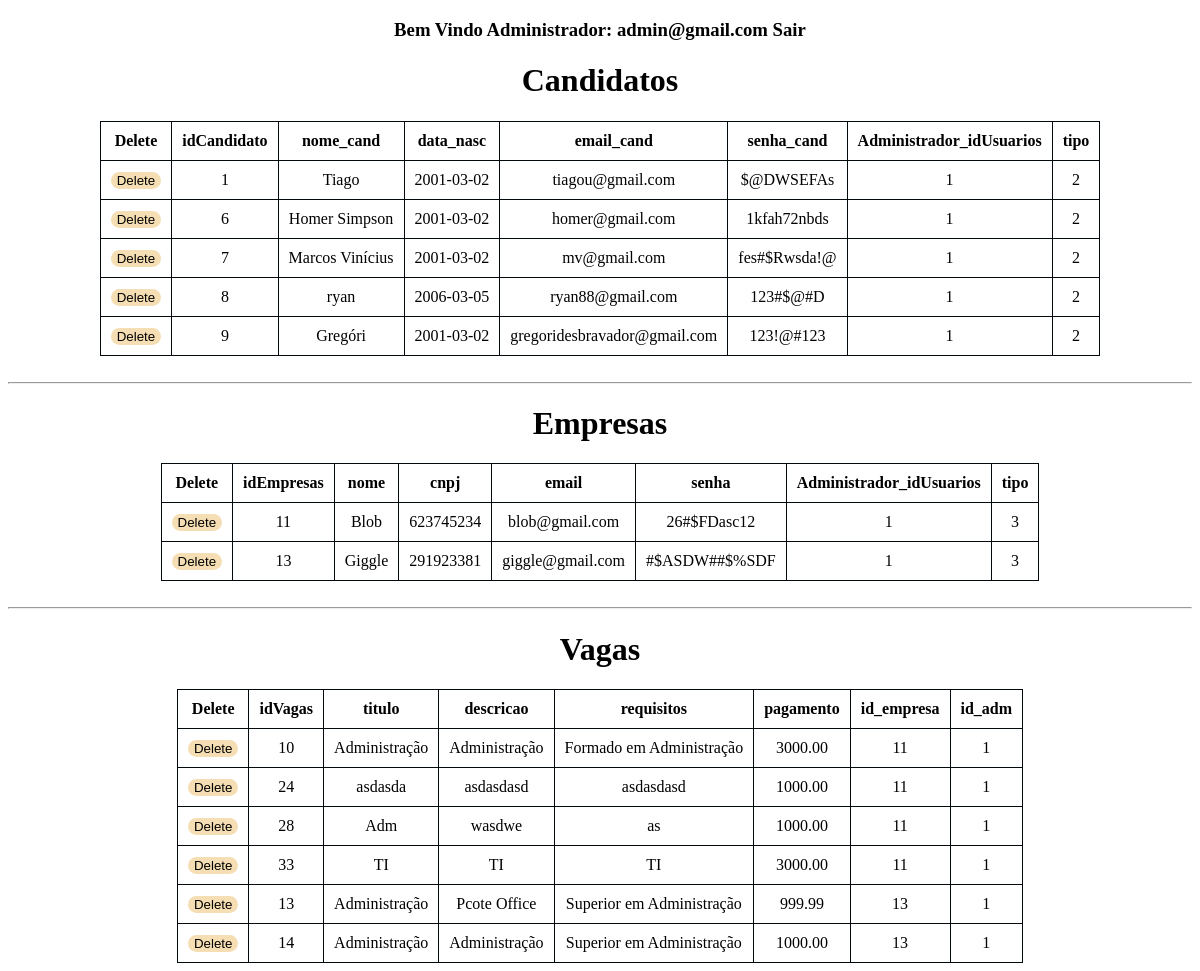
/login_cadastro/Adm/adm.php?email=admin@gmail.com&senha=123asd!*&sm=1&id=1 (signed in), run on the app's committed database.
### tables this page shows
CREATE TABLE `candidato` (
  `idCandidato` int(11) NOT NULL AUTO_INCREMENT,
  `nome_cand` varchar(45) NOT NULL,
  `data_nasc` date NOT NULL,
  `email_cand` varchar(45) NOT NULL,
  `senha_cand` varchar(45) NOT NULL,
  `Administrador_idUsuarios` int(11) DEFAULT NULL,
  `tipo` int(1) NOT NULL,
  PRIMARY KEY (`idCandidato`),
  KEY `fk_Candidato_Administrador1_idx` (`Administrador_idUsuarios`),
  CONSTRAINT `fk_adm` FOREIGN KEY (`Administrador_idUsuarios`) REFERENCES `administrador` (`idUsuarios`) ON DELETE SET NULL ON UPDATE CASCADE
);

CREATE TABLE `empresas` (
  `idEmpresas` int(11) NOT NULL AUTO_INCREMENT,
  `nome` varchar(45) NOT NULL,
  `cnpj` int(11) NOT NULL,
  `email` varchar(45) NOT NULL,
  `senha` varchar(45) NOT NULL,
  `Administrador_idUsuarios` int(11) DEFAULT NULL,
  `tipo` int(1) NOT NULL,
  PRIMARY KEY (`idEmpresas`),
  UNIQUE KEY `cnpj_UNIQUE` (`cnpj`),
  UNIQUE KEY `email_UNIQUE` (`email`),
  KEY `fk_Empresas_Administrador1_idx` (`Administrador_idUsuarios`),
  CONSTRAINT `fk_adm1` FOREIGN KEY (`Administrador_idUsuarios`) REFERENCES `administrador` (`idUsuarios`) ON DELETE SET NULL ON UPDATE CASCADE
);

CREATE TABLE `vagas` (
  `idVagas` int(11) NOT NULL AUTO_INCREMENT,
  `area` varchar(50) NOT NULL,
  `titulo` varchar(80) NOT NULL,
  `tipo_vaga` varchar(45) NOT NULL,
  `descricao` varchar(300) NOT NULL,
  `requisitos` varchar(45) NOT NULL,
  `requisitos2` varchar(45) DEFAULT NULL,
  `requisitos3` varchar(45) DEFAULT NULL,
  `requisitos4` varchar(45) DEFAULT NULL,
  `requisitos5` varchar(45) DEFAULT NULL,
  `pagamento` decimal(8,2) NOT NULL,
  `id_empresa` int(11) DEFAULT NULL,
  `id_adm` int(11) DEFAULT NULL,
  PRIMARY KEY (`idVagas`),
  KEY `id_empresa_idx` (`id_empresa`),
  KEY `fk_adm2_idx` (`id_adm`),
  CONSTRAINT `fk_adm2` FOREIGN KEY (`id_adm`) REFERENCES `administrador` (`idUsuarios`) ON DELETE SET NULL ON UPDATE CASCADE,
  CONSTRAINT `id_empresa` FOREIGN KEY (`id_empresa`) REFERENCES `empresas` (`idEmpresas`) ON DELETE SET NULL ON UPDATE CASCADE
);

### login_cadastro/Adm/adm.php (the view, shortened to what this page needs)
<?php
    if(urldecode($_GET['email']) && urldecode($_GET['senha']) && urldecode($_GET['sm']) && urldecode($_GET['id'])){
        class Adm{
            public function __construct($email, $senha, $sm, $id){
                $this->email = $email;
                $this->senha = $senha;
                $this->sm = $sm;
                $this->id = $id;
            }
        }
    $adm = new Adm(urlencode($_GET['email']), urlencode($_GET['senha']), urlencode($_GET['sm']), urlencode($_GET['id']));
    }
    elseif(!$_GET['email'] && !$_GET['senha'] && !$_GET['sm'] && !$_GET['id']){
        header('location: ../login/protection.php');
    }
?>
<!DOCTYPE html>
<html lang="pt-br">
<head>
</head>
<body>
    <header>
        <center>
            <h3><?php echo "Bem Vindo Administrador: {$_GET['email']} "; ?><a class="logoff"
                    href="
                    <?="../login/logoff.php?email={$_GET['email']}&senha={$_GET['senha']}&sm={$_GET['sm']}&id={$_GET['id']}"?>">Sair</a>
            </h3>
        </center>
    </header>
    <h1 style="text-align: center">Candidatos</h1>
    <table class="tabela" align="center">
        <thead>
            <th>Delete</th>
            <th>idCandidato</th>
            <th>nome_cand</th>
            <th>data_nasc</th>
            <th>email_cand</th>
            <th>senha_cand</th>
            <th>Administrador_idUsuarios</th>
            <th>tipo</th>
        </thead>
        <?php include "../configs/config.php";
        $query = "SELECT * FROM candidato WHERE tipo = 2";
        $stmt = $conexao1->query($query);
        foreach($stmt as $st): ?>
        <tbody>
            <td><button
                    onclick="return confirm('Deseja realmennte excluir?');"><?="<a href='deletar.php?idCandidato={$st['idCandidato']}&email={$adm->email}&senha={$adm->senha}&sm={$adm->sm}&id={$adm->id}'>Delete</a>"?></button>
            </td>
            <td><?= $st['idCandidato'] ?></td>
            <td><?= $st['nome_cand'] ?></td>
            <td><?= $st['data_nasc'] ?></td>
            <td><?= $st['email_cand'] ?></td>
            <td><?= $st['senha_cand'] ?></td>
            <td><?= $st['Administrador_idUsuarios'] ?></td>
            <td><?= $st['tipo'] ?></td>
            <?php endforeach; ?>
        </tbody>
    </table>
    <br>
    <hr>
    <h1 style="text-align: center">Empresas</h1>
    <table class="tabela" align="center">
        <thead>
            <th>Delete</th>
            <th>idEmpresas</th>
            <th>nome</th>
            <th>cnpj</th>
            <th>email</th>
            <th>senha</th>
            <th>Administrador_idUsuarios</th>
            <th>tipo</th>
        </thead>
        <?php include "../configs/config.php";
        $query1 = "SELECT * FROM empresas WHERE tipo = 3";
        $stmt1 = $conexao1->query($query1);
        foreach($stmt1 as $st1): ?>
        <tbody>
            <td><button
                    onclick="return confirm('Deseja realmennte excluir?');"><?="<a href='deletar1.php?idEmpresas={$st1['idEmpresas']}&email={$adm->email}&senha={$adm->senha}&sm={$adm->sm}&id={$adm->id}'>Delete</a>"?></button>
            </td>
            <td><?= $st1['idEmpresas'] ?></td>
            <td><?= $st1['nome'] ?></td>
            <td><?= $st1['cnpj'] ?></td>
            <td><?= $st1['email'] ?></td>
            <td><?= $st1['senha'] ?></td>
            <td><?= $st1['Administrador_idUsuarios'] ?></td>
            <td><?= $st1['tipo'] ?></td>
            <?php endforeach; ?>
        </tbody>
    </table>
    <br>
    <hr>
    <h1 style=" text-align: center">Vagas</h1>
    <table class="tabela" align="center">
        <thead>
            <th>Delete</th>
            <th>idVagas</th>
            <th>titulo</th>
            <th>descricao</th>
            <th>requisitos</th>
            <th>pagamento</th>
            <th>id_empresa</th>
            <th>id_adm</th>
        </thead>
        <?php
        include "../configs/config.php";
        $query2 = "SELECT * FROM vagas WHERE id_empresa != 'NULL'";
        $stmt2 = $conexao1->query($query2);
        foreach($stmt2 as $st2): ?>
        <tbody>
            <td><button
                    onclick="return confirm('Deseja realmennte excluir?');"><?="<a href='deletar2.php?idVagas={$st2['idVagas']}&email={$adm->email}&senha={$adm->senha}&sm={$adm->sm}&id={$adm->id}'>Delete</a>" ?></button>
            </td>
            <td> <?= $st2['idVagas'] ?> </td>
            <td> <?= $st2['titulo'] ?> </td>
            <td> <?= $st2['descricao'] ?> </td>
            <td> <?= $st2['requisitos'] ?> </td>
            <td> <?= $st2['pagamento'] ?> </td>
            <td> <?= $st2['id_empresa'] ?> </td>
            <td> <?= $st2['id_adm'] ?> </td>
            <?php endforeach; ?>
        </tbody>
    </table>
</body>
</html>

### login_cadastro/Adm/adm.php (style rules this page uses)
.tabela { border-collapse: collapse; }
.tabela tbody td, th { text-align: center; padding: 10px; border: 0.1mm solid #020a0e; }
.tabela button { background-color: wheat; color: white; border: 0px solid wheat; border-radius: 30px; text-decoration: none; }
a { color: black; text-decoration: none; }
.logoff { color: black; text-decoration: none; }

### data on the page
candidato: idCandidato "1", nome_cand "Tiago", data_nasc "2001-03-02", email_cand "tiagou@gmail.com", senha_cand "$@DWSEFAs", Administrador_idUsuarios "1", tipo "2"
candidato: idCandidato "6", nome_cand "Homer Simpson", data_nasc "2001-03-02", email_cand "homer@gmail.com", senha_cand "1kfah72nbds", Administrador_idUsuarios "1", tipo "2"
candidato: idCandidato "7", nome_cand "Marcos Vinícius", data_nasc "2001-03-02", email_cand "mv@gmail.com", senha_cand "fes#$Rwsda!@", Administrador_idUsuarios "1", tipo "2"
candidato: idCandidato "8", nome_cand "ryan", data_nasc "2006-03-05", email_cand "ryan88@gmail.com", senha_cand "123#$@#D", Administrador_idUsuarios "1", tipo "2"
candidato: idCandidato "9", nome_cand "Gregóri", data_nasc "2001-03-02", email_cand "gregoridesbravador@gmail.com", senha_cand "123!@#123", Administrador_idUsuarios "1", tipo "2"
empresas: idEmpresas "11", nome "Blob", cnpj "623745234", email "blob@gmail.com", senha "26#$FDasc12", Administrador_idUsuarios "1", tipo "3"
empresas: idEmpresas "13", nome "Giggle", cnpj "291923381", email "giggle@gmail.com", senha "#$ASDW##$%SDF", Administrador_idUsuarios "1", tipo "3"
vagas: idVagas "10", titulo "Administração", descricao "Administração", requisitos "Formado em Administração", pagamento "3000.00", id_empresa "11", id_adm "1"
vagas: idVagas "24", titulo "asdasda", descricao "asdasdasd", requisitos "asdasdasd", pagamento "1000.00", id_empresa "11", id_adm "1"
vagas: idVagas "28", titulo "Adm", descricao "wasdwe", requisitos "as", pagamento "1000.00", id_empresa "11", id_adm "1"
vagas: idVagas "33", titulo "TI", descricao "TI", requisitos "TI", pagamento "3000.00", id_empresa "11", id_adm "1"
vagas: idVagas "13", titulo "Administração", descricao "Pcote Office", requisitos "Superior em Administração", pagamento "999.99", id_empresa "13", id_adm "1"
vagas: idVagas "14", titulo "Administração", descricao "Administração", requisitos "Superior em Administração", pagamento "1000.00", id_empresa "13", id_adm "1"

### other printed values
$_GET['email'] "admin@gmail.com"
